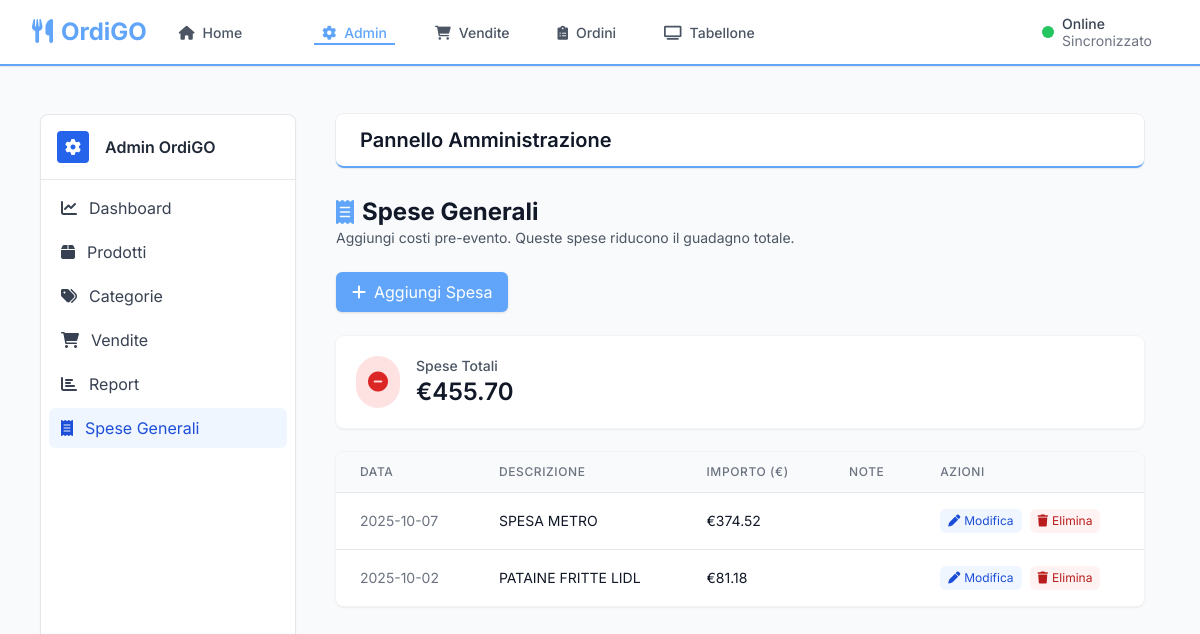
/index.php?route=admin&page=general_expenses, run on the app's committed database.
### tables this page shows
CREATE TABLE general_expenses (
            id INTEGER PRIMARY KEY AUTOINCREMENT,
            description VARCHAR(200) NOT NULL,
            amount DECIMAL(10,2) NOT NULL,
            notes TEXT,
            created_at DATETIME DEFAULT CURRENT_TIMESTAMP
        , expense_date DATE);

### index.php (called while the page is built, shortened)
<?php
require_once 'config/database.php';
$route = $_GET['route'] ?? 'home';
include 'templates/header.php';
switch ($route) {
    case 'admin':
        include 'admin/index.php';
        break;
}
include 'templates/footer.php';
?>

### config/database.php (called while the page is built, shortened)
<?php
class Database {
    private static $instance = null;
    private $pdo;
    private $dbPath;
    private function __construct() {
        $this->dbPath = __DIR__ . '/../database/ordigo.db';
    }
    public static function getInstance() {
        if (self::$instance === null) {
            self::$instance = new self();
        }
        return self::$instance;
    }
    private function initializeDatabase() {
        try {
            $this->pdo = new PDO('sqlite:' . $this->dbPath);
            $this->pdo->setAttribute(PDO::ATTR_ERRMODE, PDO::ERRMODE_EXCEPTION);
            $this->pdo->setAttribute(PDO::ATTR_DEFAULT_FETCH_MODE, PDO::FETCH_ASSOC);
            $this->pdo->exec('PRAGMA busy_timeout = 20000');
            $this->pdo->exec("PRAGMA journal_mode = WAL");
            $this->pdo->exec("PRAGMA synchronous = NORMAL");
            $this->pdo->exec('PRAGMA foreign_keys = ON');
        } catch (PDOException $e) {
            die('Errore connessione database: ' . $e->getMessage());
        }
    }
    private function createTables() {
        $this->pdo->exec($sql);
    }
    private function migrateSchema() {
        try {
            try {
                $this->pdo->exec("DROP TABLE IF EXISTS stock_offers");
            } catch (Exception $e) {
                error_log('Drop stock_offers fallito: ' . $e->getMessage());
            }
            $stmt = $this->pdo->query("PRAGMA table_info(products)");
            $columns = $stmt->fetchAll();
            $colNames = array_map(function($c){ return $c['name']; }, $columns);
            if (in_array('purchase_price', $colNames)) {
                $this->pdo->exec("UPDATE products SET selling_price = purchase_price WHERE selling_price IS NULL OR selling_price = 0");
            }
        } catch (Exception $e) {
            error_log('Migrazione schema prodotti fallita: ' . $e->getMessage());
        }
        try {
            $stmt = $this->pdo->query("PRAGMA table_info(product_extras)");
            $columns = $stmt->fetchAll();
            $colNames = array_map(function($c){ return $c['name']; }, $columns);
            if (in_array('purchase_price', $colNames)) {
                $this->pdo->exec("UPDATE product_extras SET selling_price = purchase_price WHERE selling_price IS NULL OR selling_price = 0");
            }
        } catch (Exception $e) {
            error_log('Migrazione schema extras fallita: ' . $e->getMessage());
        }
        try {
            $stmt = $this->pdo->query("SELECT sql FROM sqlite_master WHERE type='table' AND name='orders'");
            $ordersSql = $stmt->fetchColumn();
            if ($ordersSql) {
                $normalized = strtolower(preg_replace('/\s+/', '', $ordersSql));
                $hasNewCheck = strpos($normalized, "check(payment_methodin('contanti','bancomat','satispay'))") !== false;
                if (!$hasNewCheck) {
                    try {
                        $this->pdo->exec("UPDATE orders SET payment_method = CASE payment_method WHEN 'cash' THEN 'Contanti' WHEN 'card' THEN 'Bancomat' WHEN 'digital' THEN 'Satispay' ELSE payment_method END");
                    } catch (Exception $e) {
                    }
                    $this->pdo->exec('PRAGMA foreign_keys = OFF');
                    try { $this->pdo->exec('PRAGMA wal_checkpoint(FULL)'); } catch (Exception $e) {}
                    $this->pdo->beginTransaction();
                    $this->pdo->exec("
                        CREATE TABLE IF NOT EXISTS orders_new (
                            id INTEGER PRIMARY KEY AUTOINCREMENT,
                            order_number VARCHAR(20) UNIQUE NOT NULL,
                            customer_name VARCHAR(200),
                            customer_phone VARCHAR(20),
                            total_amount DECIMAL(10,2) NOT NULL,
                            status TEXT CHECK(status IN ('pending', 'preparing', 'ready', 'completed', 'cancelled')) DEFAULT 'pending',
                            payment_method TEXT CHECK(payment_method IN ('Contanti', 'Bancomat', 'Satispay')) DEFAULT 'Contanti',
                            notes TEXT,
                            created_at DATETIME DEFAULT CURRENT_TIMESTAMP,
                            ready_at DATETIME,
                            completed_at DATETIME
                        );
                    ");
                    $this->pdo->exec("
                        INSERT INTO orders_new (id, order_number, customer_name, customer_phone, total_amount, status, payment_method, notes, created_at, ready_at, completed_at)
                        SELECT id, order_number, customer_name, customer_phone, total_amount, status,
                               CASE payment_method
                                   WHEN 'cash' THEN 'Contanti'
                                   WHEN 'card' THEN 'Bancomat'
                                   WHEN 'digital' THEN 'Satispay'
                                   ELSE payment_method
                               END as payment_method,
                               notes, created_at, ready_at, completed_at FROM orders
                    ");
                    $this->pdo->exec("DROP TABLE orders");
                    $this->pdo->exec("ALTER TABLE orders_new RENAME TO orders");
                    $this->pdo->exec("CREATE INDEX IF NOT EXISTS idx_orders_status ON orders(status)");
                    $this->pdo->exec("CREATE INDEX IF NOT EXISTS idx_orders_created ON orders(created_at)");
                    $this->pdo->commit();
                    $this->pdo->exec('PRAGMA foreign_keys = ON');
                } else {
                    try {
                        $this->pdo->exec("UPDATE orders SET payment_method = CASE payment_method WHEN 'cash' THEN 'Contanti' WHEN 'card' THEN 'Bancomat' WHEN 'digital' THEN 'Satispay' ELSE payment_method END");
                    } catch (Exception $e) {}
                }
            }
        } catch (Exception $e) {
            try { $this->pdo->rollBack(); } catch (Exception $ee) {}
            $this->pdo->exec('PRAGMA foreign_keys = ON');
            error_log('Migrazione schema orders fallita: ' . $e->getMessage());
        }
    }
    public function query($sql, $params = []) {
        try {
            $stmt = $this->pdo->prepare($sql);
            $stmt->execute($params);
            return $stmt;
        } catch (PDOException $e) {
            error_log('Database query error: ' . $e->getMessage());
            throw $e;
        }
    }
}
?>

### admin/general_expenses.php (the view, shortened to what this page needs)
<?php
$db = Database::getInstance();
$expenses = $db->query("SELECT id, description, amount, notes, expense_date, created_at FROM general_expenses ORDER BY expense_date DESC, created_at DESC")->fetchAll();
$total_expenses = $db->query("SELECT COALESCE(SUM(amount),0) as total FROM general_expenses")->fetch()['total'] ?? 0;
?>
<div class="max-w-5xl mx-auto">
    <div class="mb-6">
        <h2 class="text-2xl font-bold text-gray-900 flex items-center">
            <i class="fas fa-receipt mr-2 text-primary"></i>Spese Generali
        </h2>
        <p class="text-sm text-gray-600">Aggiungi costi pre-evento. Queste spese riducono il guadagno totale.</p>
    </div>
    <div class="mb-6">
        <button type="button" id="openAddExpenseBtn" class="inline-flex items-center px-4 py-2 bg-primary text-white rounded-md shadow hover:bg-primary/90">
            <i class="fas fa-plus mr-2"></i>Aggiungi Spesa
        </button>
    </div>
    <div class="bg-white rounded-lg shadow p-5 ring-1 ring-gray-100 mb-6">
        <div class="flex items-center">
            <div class="p-3 rounded-full bg-red-100 text-red-600"><i class="fas fa-minus-circle text-xl"></i></div>
            <div class="ml-4">
                <p class="text-sm font-medium text-gray-600">Spese Totali</p>
                <p class="text-2xl font-semibold text-gray-900">€<?= number_format($total_expenses, 2) ?></p>
            </div>
        </div>
    </div>
    <div class="bg-white rounded-lg shadow overflow-hidden ring-1 ring-gray-100">
        <table class="min-w-full divide-y divide-gray-200">
            <thead class="bg-gray-50">
                <tr>
                    <th class="px-6 py-3 text-left text-xs font-medium text-gray-500 uppercase tracking-wider">Data</th>
                    <th class="px-6 py-3 text-left text-xs font-medium text-gray-500 uppercase tracking-wider">Descrizione</th>
                    <th class="px-6 py-3 text-left text-xs font-medium text-gray-500 uppercase tracking-wider">Importo (€)</th>
                    <th class="px-6 py-3 text-left text-xs font-medium text-gray-500 uppercase tracking-wider">Note</th>
                    <th class="px-6 py-3 text-left text-xs font-medium text-gray-500 uppercase tracking-wider">Azioni</th>
                </tr>
            </thead>
            <tbody class="bg-white divide-y divide-gray-200">
                <?php foreach ($expenses as $e): ?>
                <tr>
                    <td class="px-6 py-4 whitespace-nowrap text-sm text-gray-500"><?= htmlspecialchars($e['expense_date'] ? date('Y-m-d', strtotime($e['expense_date'])) : date('Y-m-d', strtotime($e['created_at']))) ?></td>
                    <td class="px-6 py-4 whitespace-nowrap text-sm text-gray-900"><?= htmlspecialchars($e['description']) ?></td>
                    <td class="px-6 py-4 whitespace-nowrap text-sm text-gray-900">€<?= number_format($e['amount'], 2) ?></td>
                    <td class="px-6 py-4 whitespace-nowrap text-sm text-gray-500"><?= htmlspecialchars($e['notes'] ?? '') ?></td>
                    <td class="px-6 py-4 whitespace-nowrap text-sm">
                        <div class="flex items-center gap-2">
                            <button type="button" class="inline-flex items-center px-2 py-1 text-xs rounded-md bg-blue-50 text-blue-700 hover:bg-blue-100 edit-expense-btn"
                                data-id="<?= intval($e['id']) ?>"
                                data-description="<?= htmlspecialchars($e['description'], ENT_QUOTES) ?>"
                                data-amount="<?= number_format((float)$e['amount'], 2, '.', '') ?>"
                                data-date="<?= htmlspecialchars(($e['expense_date'] ? date('Y-m-d', strtotime($e['expense_date'])) : date('Y-m-d', strtotime($e['created_at']))), ENT_QUOTES) ?>"
                                data-notes="<?= htmlspecialchars(($e['notes'] ?? ''), ENT_QUOTES) ?>">
                                <i class="fas fa-pen mr-1"></i>Modifica
                            </button>
                            <form method="POST" action="?route=admin&page=general_expenses" class="inline" onsubmit="return confirm('Confermi l\'eliminazione?');">
                                <button type="submit" class="inline-flex items-center px-2 py-1 text-xs rounded-md bg-red-50 text-red-700 hover:bg-red-100">
                                    <i class="fas fa-trash mr-1"></i>Elimina
                                </button>
                            </form>
                        </div>
                    </td>
                </tr>
                <?php endforeach; ?>
            </tbody>
        </table>
    </div>
</div>

### data on the page
general_expenses: expense_date "2025-10-07", description "SPESA METRO", amount "374.52"
general_expenses: expense_date "2025-10-02", description "PATAINE FRITTE LIDL", amount "81.18"

### other printed values
$total_expenses "455.70"
